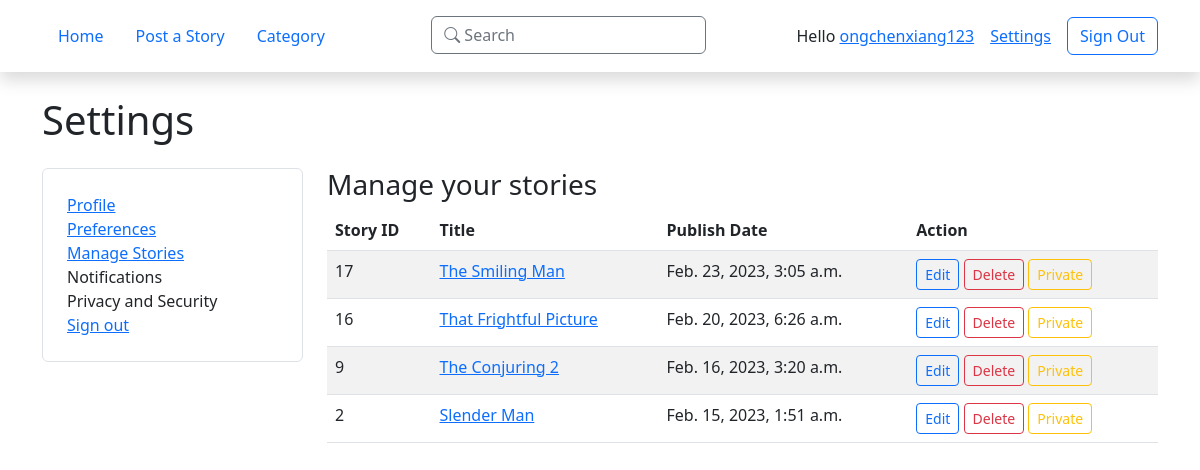
Screenshot of /oldstimes/settings/manage (signed in) with the database file from the repository.
### old_straits_times/models.py (models this page shows, shortened)
class Author(AbstractUser):
    bio = RichTextField()
    country = models.CharField(max_length=60, default="", blank=True, null=True)
    avatar = ResizedImageField(size=[400,400],
                               default="avatars/none/default.png",
                               upload_to=path_and_rename,
                               null=True,
                               blank=True)
    social1 = models.CharField(max_length=120, default="", blank=True, null=True)
    social2 = models.CharField(max_length=120, default="", blank=True, null=True)
    social3 = models.CharField(max_length=120, default="", blank=True, null=True)
    social4 = models.CharField(max_length=120, default="", blank=True, null=True)

class Story(models.Model):
    title = models.CharField(max_length=50)
    author = models.ForeignKey(Author, on_delete=models.CASCADE)
    genre = models.ManyToManyField(Genre, blank=True)
    abstract = models.TextField(max_length=250, blank=True,
                                   validators=[MaxLengthValidator(250)])
    date_published = models.DateTimeField('date published', auto_now_add=True)
    date_last_updated = models.DateTimeField('date last updated')
    views_total = models.IntegerField(default=0)
    is_private = models.BooleanField(default=False)
    content = RichTextField()
    def get_genre(self):
        return ", ".join([s.name for s in self.genre.all()])
    get_genre.short_description = 'Genre'

### old_straits_times/views/settings.py (the view, shortened to what this page needs)
# urls.py: path('settings/manage', views.settings_manage, name='settings_manage'),
def settings_manage(request):
    template_name = 'old_straits_times/settings/manage.html'
    stories = Story.objects.filter(author=request.user).order_by('-date_published')
    return render(request, template_name, {
        'stories': stories
    })

### old_straits_times/templates/old_straits_times/settings/manage.html (shortened to what this page needs)
{% extends './base.html' %}
{% block sub-content %}
    <h3>Manage your stories</h3>
    <table class="table table-striped">
        <thead>
            <tr>
                <th scope="col">Story ID</th>
                <th scope="col">Title</th>
                <th scope="col">Publish Date</th>
                <th scope="col">Action</th>
            </tr>
        </thead>
        <tbody>
            {% for story in stories %}
                <tr id="story-{{ story.pk }}">
                    <td>{{ story.pk }}</td>
                    <td scope="row">
                        <a href="{% url 'oldstimes:story' story.pk %}">{{ story.title }}</a>
                    </td>
                    <td>{{ story.date_published }}</td>
                    <td>
                        <a href="{% url 'oldstimes:story_edit' story.pk %}" class="btn btn-sm btn-outline-primary">Edit</a>
                        <button class="btn btn-sm btn-outline-danger" onclick="changeStory({{ story.pk }}, 'delete')">Delete</button>
                        <button id="private-{{ story.pk }}" class="btn btn-sm btn-outline-warning {% if story.is_private %}d-none{% endif %}" onclick="changeStory({{ story.pk }}, 'private')">Private</button>
                    </td>
                </tr>
            {% endfor %}
        </tbody>
    </table>
{% endblock sub-content %}

### old_straits_times/templates/old_straits_times/base.html (shortened to what this page needs)
<!doctype html>
<html lang="en" data-bs-theme="{{ request.COOKIES.theme_color|default:'light' }}">
    <head>
        {% load static %}
        <link href="https://cdn.jsdelivr.net/npm/bootstrap@5.3.0-alpha1/dist/css/bootstrap.min.css" rel="stylesheet">
        <link rel="stylesheet" href="https://cdn.jsdelivr.net/npm/bootstrap-icons@1.10.3/font/bootstrap-icons.css">
        <link href='https://css.gg/css' rel='stylesheet'>
        {% load sass_tags %}
        <link href="{% sass_src 'old_straits_times/customs.scss' %}" rel="stylesheet" type="text/css" />
    </head>
    <body>
        <header class="sticky-top shadow bg-body">
            <div class="container">
                <div class="py-3 d-flex justify-content-between">
                    <div>
                        <nav>
                            <ul class="nav d-none d-md-flex">
                                <li class="nav-item">
                                  <a href="{% url 'oldstimes:index' %}" class="nav-link" aria-current="page">Home</a>
                                </li>
                                {% if request.user.is_authenticated %}
                                    <li class="nav-item">
                                        <a href="{% url 'oldstimes:story_post' %}" class="nav-link" aria-current="page">Post a Story</a>
                                    </li>
                                {% endif %}
                                <li class="nav-item">
                                  <a class="nav-link" href="{% url 'oldstimes:category' %}">Category</a>
                                </li>
                            </ul>
                        </nav>
                    </div>
                    <div class="d-none d-lg-block">
                        <div class="d-flex" role="search">
                            <button class="btn btn-outline-secondary text-start" data-bs-toggle="modal" data-bs-target="#searchModal" style="width: 275px;">
                                <i class="bi bi-search"></i>
                                Search
                            </button>
                        </div>
                    </div>
                    {% if request.user.is_authenticated %}
                        <div class="d-flex align-items-center">
                            <span class="pe-3">Hello <a href="{% url 'oldstimes:profile' request.user.username %}">{{ request.user.username }}</a></span>
                            <a class="pe-3" href="{% url 'oldstimes:settings_profile' %}">
                                Settings
                            </a>
                            <a class="d-none d-sm-block" href="{% url 'oldstimes:auth_logout' %}">
                                <button class="btn btn-outline-primary">Sign Out</button>
                            </a>
                        </div>
                    {% endif %}
                </div>
            </div>
        </header>
        <div class="container my-4">
            {% block content %}{% endblock content %}
        </div>
    </body>
</html>

### rows the page displays
Author: user.username "ongchenxiang123"
Story: pk "17", title "The Smiling Man", date_published "Feb. 23, 2023, 3:05 a.m."
Story: pk "16", title "That Frightful Picture", date_published "Feb. 20, 2023, 6:26 a.m."
Story: pk "9", title "The Conjuring 2", date_published "Feb. 16, 2023, 3:20 a.m."
Story: pk "2", title "Slender Man", date_published "Feb. 15, 2023, 1:51 a.m."
